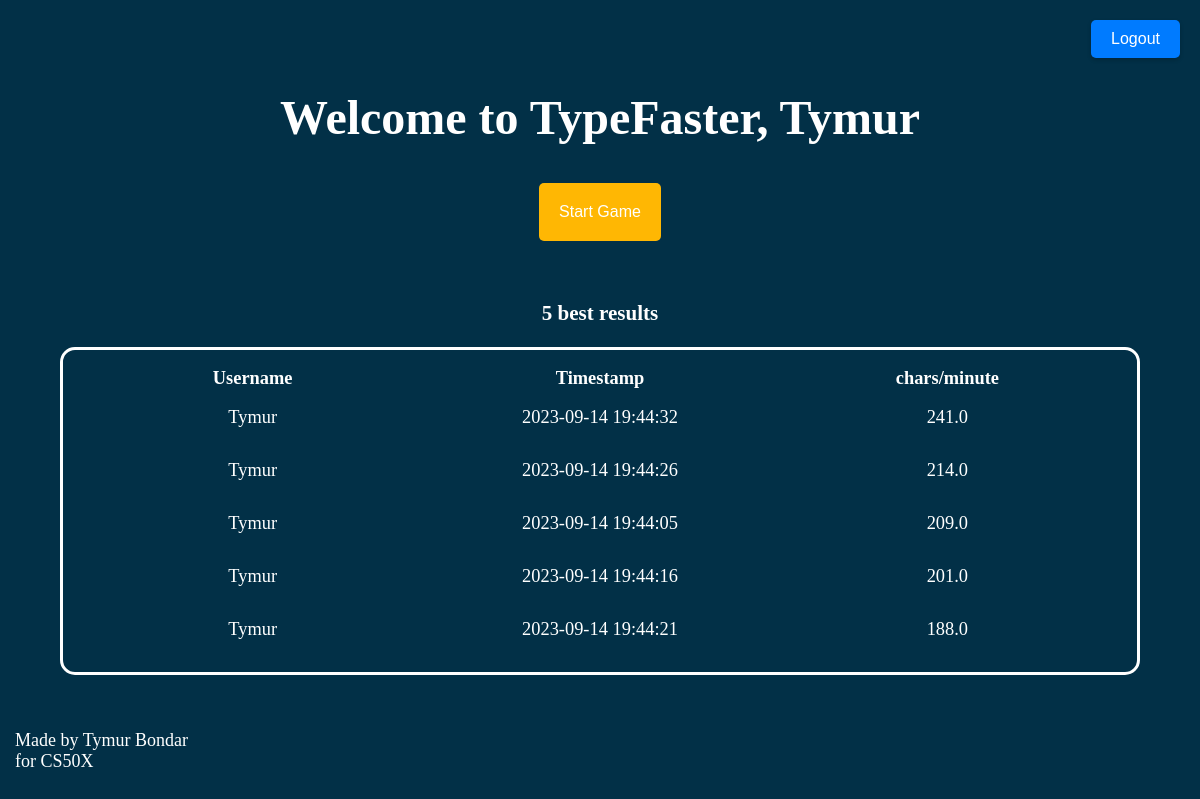
Screenshot of /home (signed in) with the database file from the repository.
### tables this page shows
CREATE TABLE users (username TEXT, password_hash TEXT);

CREATE TABLE games (
    game_id INTEGER PRIMARY KEY,
    username TEXT, -- Store the username instead of user_id
    result REAL,
    accuracy REAL CHECK (accuracy >= 0 AND accuracy <= 100),
    timestamp DATETIME DEFAULT CURRENT_TIMESTAMP,
    score REAL,
    FOREIGN KEY (username) REFERENCES users (username) -- Establish a foreign key relationship with the "users" table
);

### app.py (the view)
@app.route('/home')
@login_required
def home():
    user_id = session['user_id']
    with get_db_connection() as con:
        cur = con.cursor()
        cur.execute("SELECT username FROM users WHERE rowid = ?;", (user_id,))
        user_data = cur.fetchone()
        cur.execute("SELECT * FROM games ORDER BY score DESC LIMIT 5;")
        games = cur.fetchall()
        if user_data:
            username = user_data[0]
        else:
            username = None
    return render_template("home.html", username=username, games = games)

### app.py (called while the page is built)
def get_db_connection():
    return sqlite3.connect("typefaster.db")

### helpers.py (called while the page is built)
def login_required(f):
    @wraps(f)
    def decorated_function(*args, **kwargs):
        if session.get("user_id") is None:
            return redirect("/login")
        return f(*args, **kwargs)
    return decorated_function

### templates/home.html
{% extends "index.html" %}
{%block main%}
<button id="logout" onclick="location.href='/logout'">Logout</button>
<h1 class="heading" id="home-heading">Welcome to TypeFaster, {{ username }}</h1>
<button id="startgame" class="submit_button" onclick="location.href='/game'">Start Game</button>
<h3>5 best results</h3>
<table>
    <tr>
        <th>Username</th>
        <th>Timestamp</th>
        <th>chars/minute</th>
    </tr>
    {% for game in games %}
    <tr>
        <td>{{ game[1] }}</td>
        <td>{{ game[4] }}</td>
        <td>{{ game[2] }}</td>
    </tr>
    {% endfor %}
</table>
{% endblock %}

### static/styles.css (style rules this page uses)
body { background: #023047; color: white; margin: 0; padding: 0; font-size: 18px; }
.heading { border-radius: 5px; font-size: 3rem; }
.submit_button { padding: 10px; margin: 5px; background-color: #007bff; color: #fff; border: none; border-radius: 5px; font-size: 16px; cursor: pointer; transition: background-color 0.3s; }
#logout { position: fixed; top: 20px; right: 20px; padding: 10px 20px; background-color: #007bff; color: #fff; border: none; border-radius: 5px; cursor: pointer; text-align: center; text-decoration: none; font-size: 16px; transition: background-color 0.3s ease; box-shadow: 0 2px 4px rgba(0, 0, 0, 0.2); }
#startgame { background-color: #ffb703; padding: 20px; }
table { width: 90%; padding: 15px; border-radius: 15px; border: solid white; table-layout: fixed; font-size: 1.15rem; }
td { border: none; text-align: center; vertical-align: middle; width: 30%; padding: 15px; border-radius: 10px; }
th { text-align: center; }
h3 { margin-top: 55px; }
#home-heading { margin-top: 125px; }

### rows the page displays
users: username "Tymur"
games: username "Tymur", timestamp "2023-09-14 19:44:32", result "241.0"
games: username "Tymur", timestamp "2023-09-14 19:44:26", result "214.0"
games: username "Tymur", timestamp "2023-09-14 19:44:05", result "209.0"
games: username "Tymur", timestamp "2023-09-14 19:44:16", result "201.0"
games: username "Tymur", timestamp "2023-09-14 19:44:21", result "188.0"
